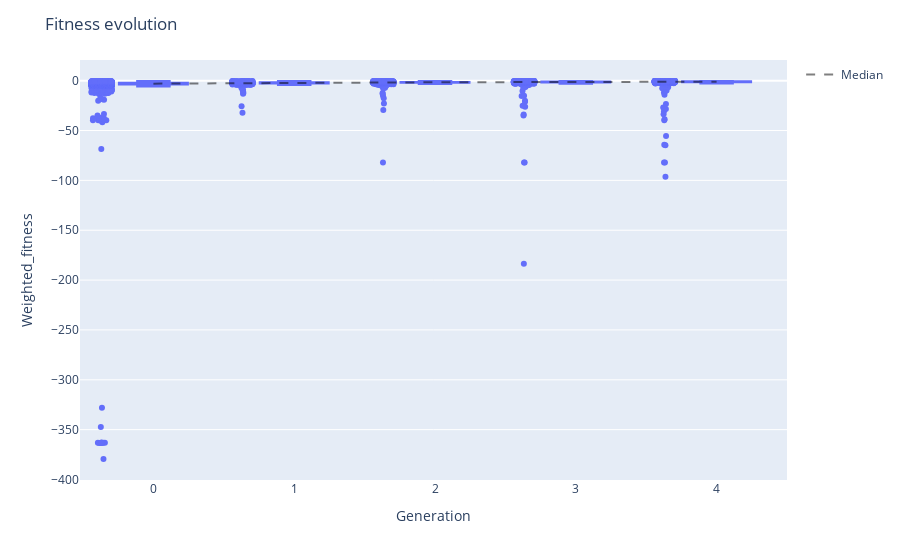

The code cell stored with this chart in its notebook:
### Code cell
viewer.fitness_evolution(points="all")

### Figure 1 — Plotly figure (JSON) as saved in the notebook; plotly's stock layout.template omitted (floating-point values rounded to 4 significant figures; data arrays with more than 128 entries replaced by an {"elided": "..."} marker saying what was removed)
{"data": [{"alignmentgroup": "True", "boxpoints": "all", "hovertemplate": "Generation=%{x}<br>Weighted_fitness=%{y}<extra></extra>", "legendgroup": "", "marker": {"color": "#636efa"}, "name": "", "notched": false, "offsetgroup": "", "orientation": "v", "showlegend": false, "type": "box", "x": {"elided": "5072 int values"}, "x0": " ", "xaxis": "x", "y": {"elided": "5072 float values"}, "y0": " ", "yaxis": "y"}, {"line": {"color": "rgba(0,0,0,0.5)", "dash": "dash", "width": 2}, "mode": "lines", "name": "Median", "type": "scatter", "x": [0, 1, 2, 3, 4], "y": [-3.011, -2.11, -1.635, -1.349, -1.045]}], "layout": {"boxmode": "group", "legend": {"tracegroupgap": 0}, "margin": {"t": 60}, "title": {"text": "Fitness evolution"}, "xaxis": {"anchor": "y", "domain": [0, 1], "title": {"text": "Generation"}}, "yaxis": {"anchor": "x", "domain": [0, 1], "title": {"text": "Weighted_fitness"}}}}
